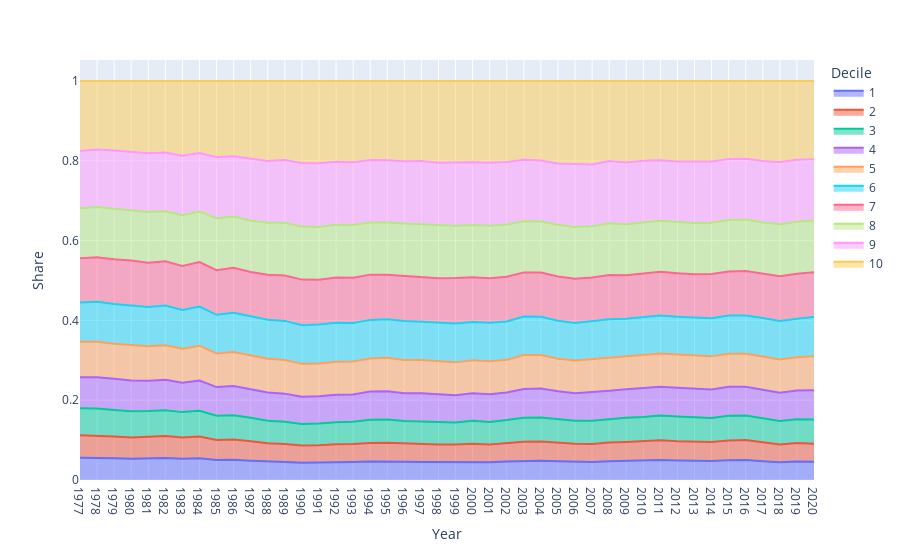

Notebook source saved alongside this figure:
### Code cell
fig = px.area(df, x="Year", y="Share", color="Decile")
fig
